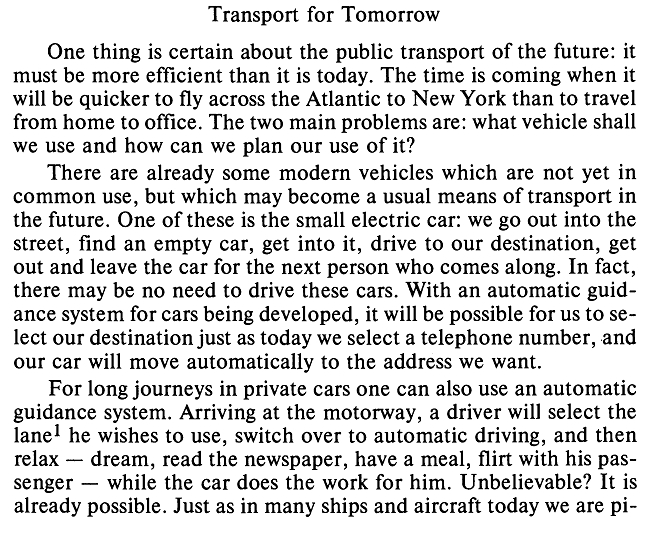
#> input picture sample.jpg, 657 x 539 px
$ python main.py
#> lines starting #> are read from the running program, lines starting #| are printed output that depends on the picture; after the words box and inside, x2 and y2 are one past the last pixel; in counts of white or black regions, pixels touching at a corner belong together
import cv2
import pytesseract

# 1. Tesseract Executable Path Set Karein
pytesseract.pytesseract.tesseract_cmd = r'C:\Program Files\Tesseract-OCR\tesseract.exe'

# 2. Image Load Karein
image_path = 'sample.jpg'
image = cv2.imread(image_path)
#> image is the input picture: shape (539, 657, 3); min 0, max 255, mean 216.7

if image is None:
    print(f"Error: Image '{image_path}' nahi mili! Check karein file folder mein majood hai.")
    exit()

# 3. Pre-Processing Pipeline (Grayscale -> Blur -> Thresholding)
gray = cv2.cvtColor(image, cv2.COLOR_BGR2GRAY)
blurred = cv2.GaussianBlur(gray, (5, 5), 0)
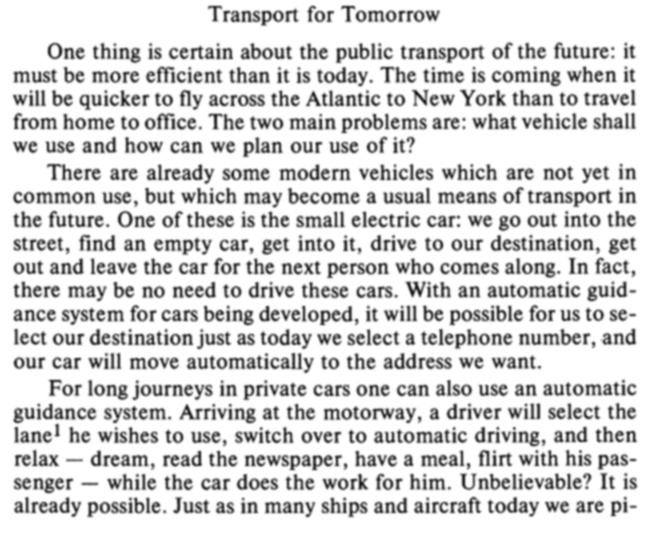
#> blurred: shape (539, 657); min 17, max 255, mean 216.7
_, processed_img = cv2.threshold(blurred, 0, 255, cv2.THRESH_BINARY + cv2.THRESH_OTSU)
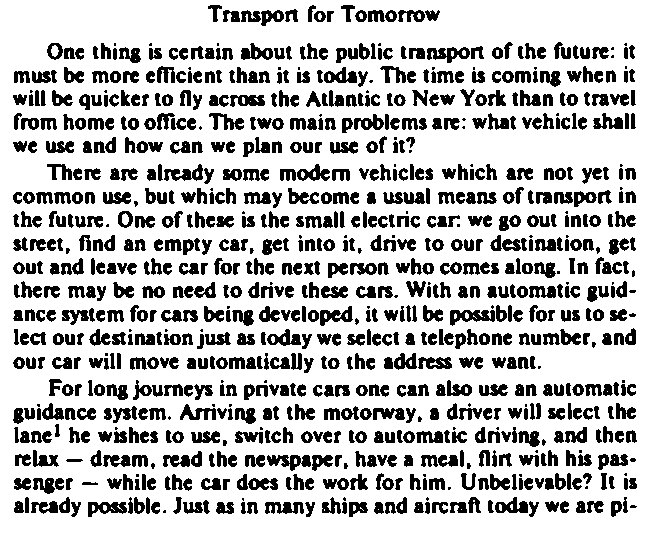
#> processed_img: shape (539, 657); 75.7% white; 921 black regions (91 under 20 px), largest, box (x1, y1, x2, y2) and area: (450, 310, 495, 326) 408, (267, 455, 311, 471) 389, (427, 47, 470, 63) 373

# 4. OCR Text Extraction (Page Segmentation Mode 3)
custom_config = r'--oem 3 --psm 3'
#> (the run stopped early here; a loop or call above may not have finished)

$ run again, with 1.JPG copied over sample.jpg
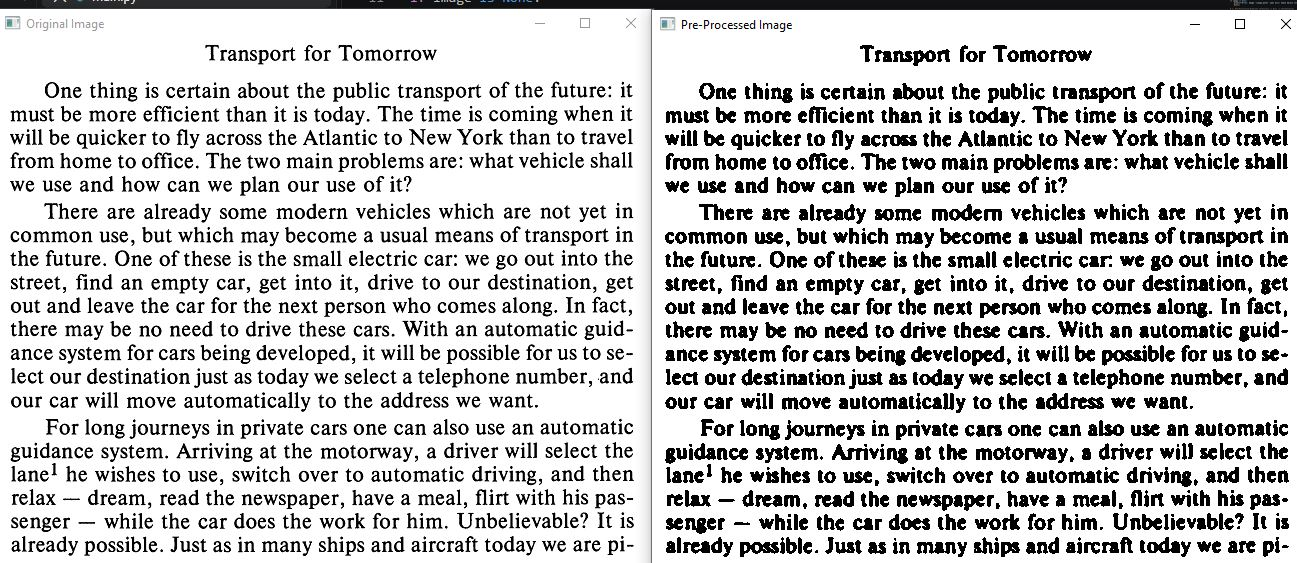
#> input picture 1.JPG, 1297 x 563 px
#> image is the input picture: shape (563, 1297, 3); mean B, G, R 201.1, 201.1, 201.1
#> `blurred = cv2.GaussianBlur(gray, (5, 5), 0)`:
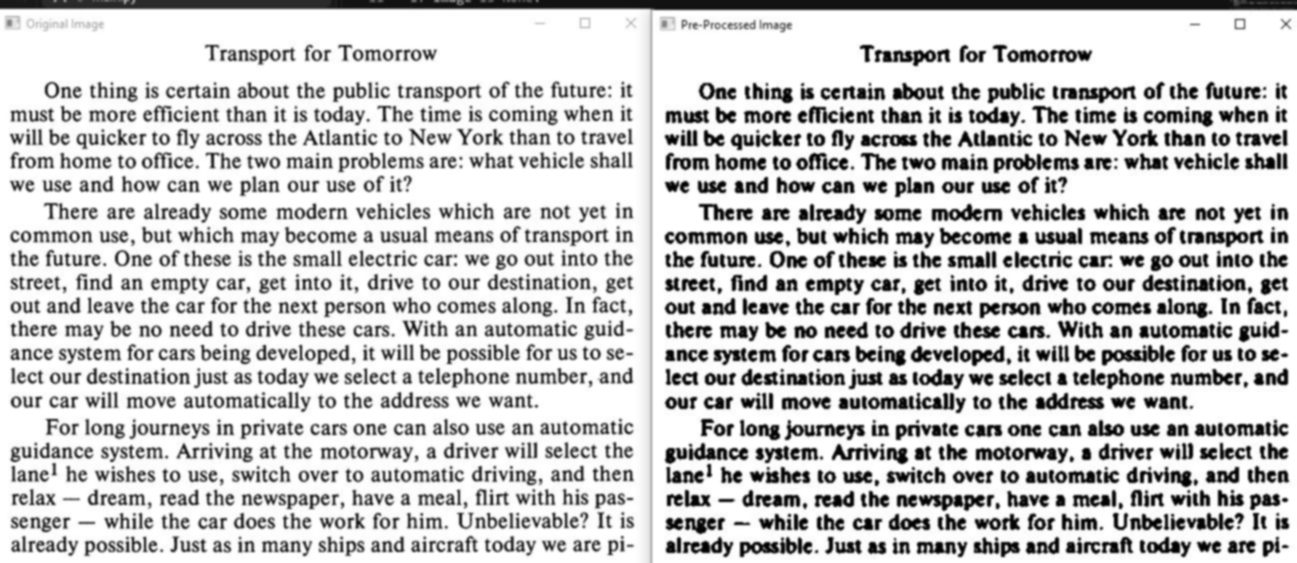
#> blurred: shape (563, 1297); min 1, max 255, mean 201.1
#> `_, processed_img = cv2.threshold(blurred, 0, 255, cv2.THRESH_BINARY + ..`:
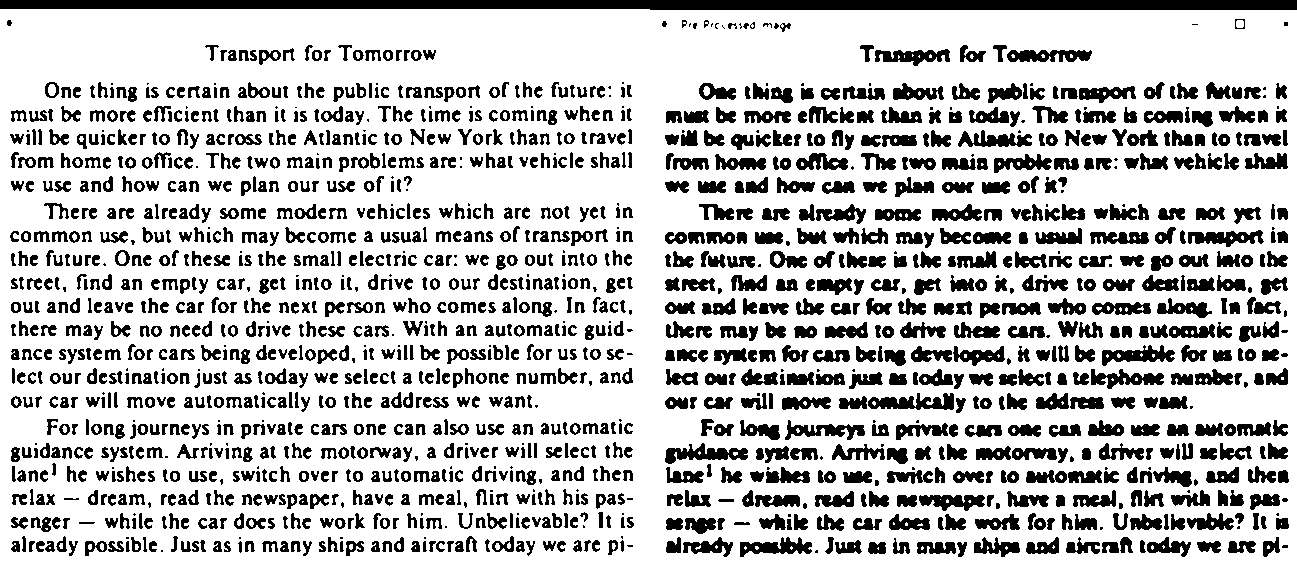
#> processed_img: shape (563, 1297); 75.6% white; 1599 black regions (169 under 20 px), largest, box (x1, y1, x2, y2) and area: (0, 0, 1297, 10) 12320, (868, 393, 954, 410) 881, (665, 443, 748, 464) 866
